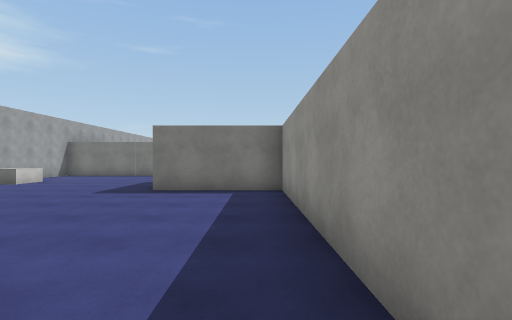
[1] (above)

22 first-person views from a walk through a Unity game level. The camera is 1.4 m above the floor, looks level and sees 85° across. The floor is counted in squares, 2 m on a side. Each view is taken from the middle of a square. On the plan, view 1 faces up. The plan holds only what a view shows up to about 9 squares ahead; the rest is blank. The place goes on beyond the plan. The player is left out. Surface patterns are stand-ins for the level's own textures.

[2]
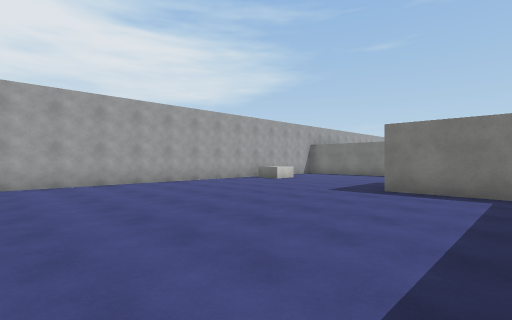

[3]
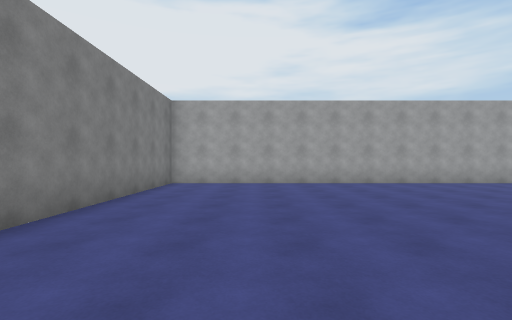

[4]
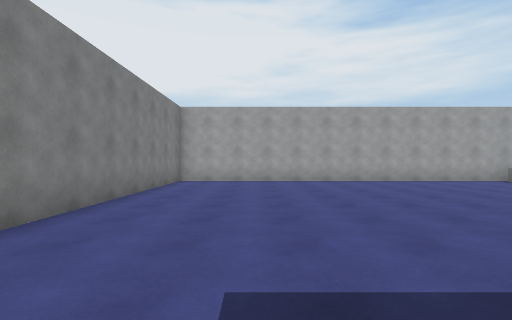

[5]
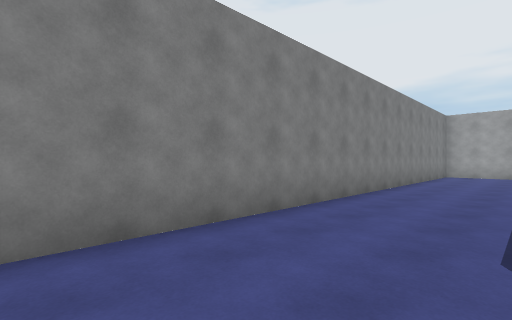

[6]
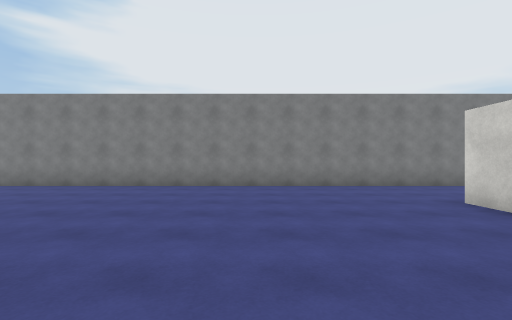

[7]
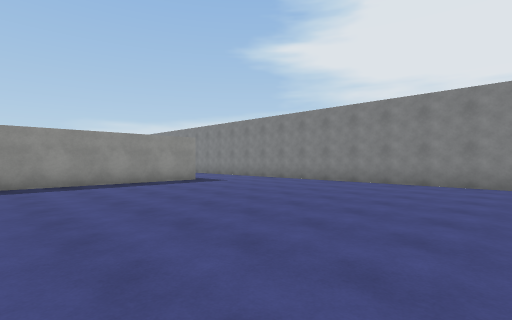

[8]
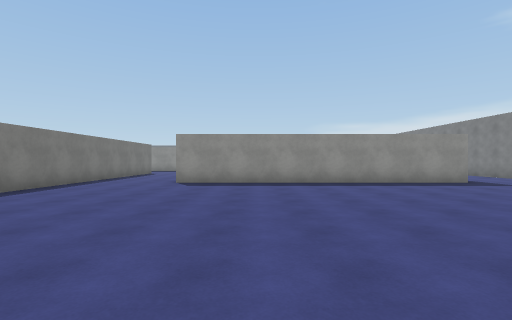

[9]
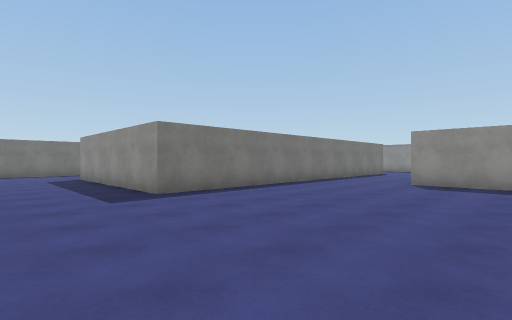

[10]
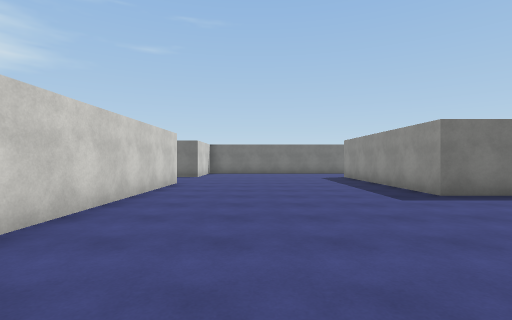

[11]
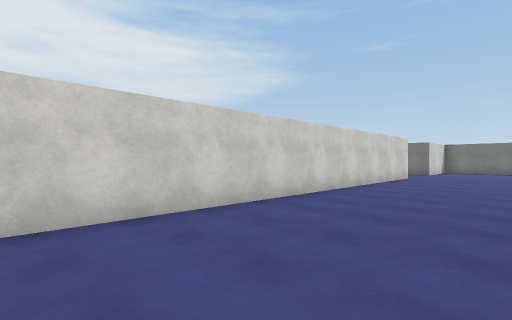

[12]
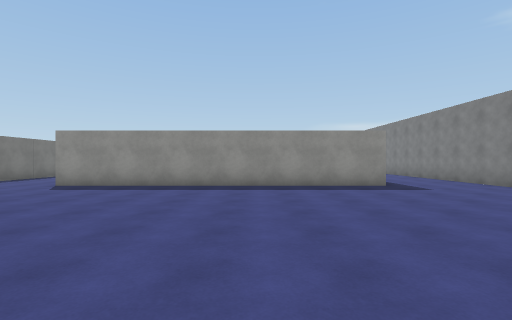

[13]
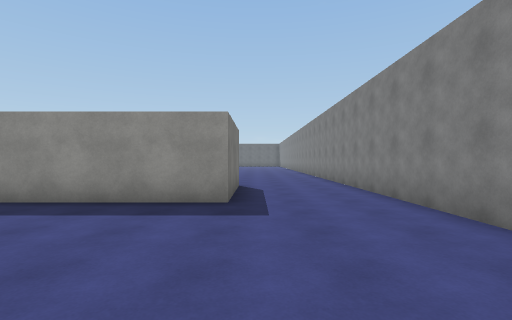

[14]
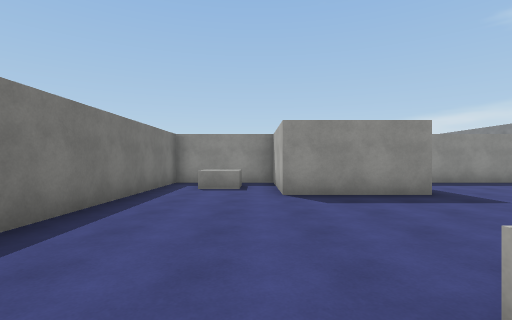

[15]
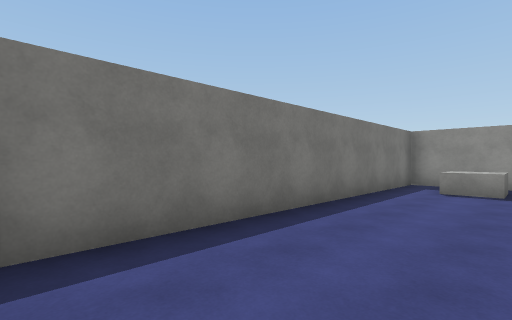

[16]
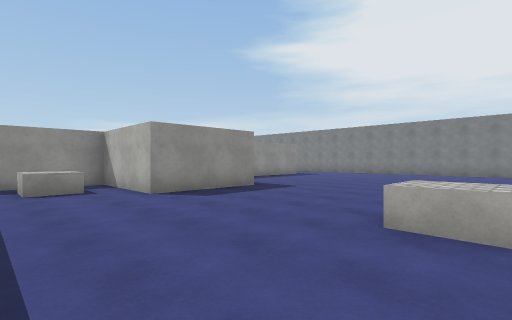

[17]
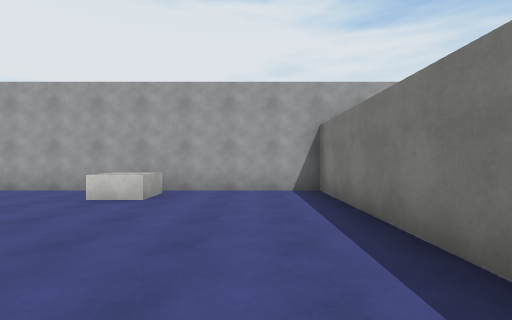

[18]
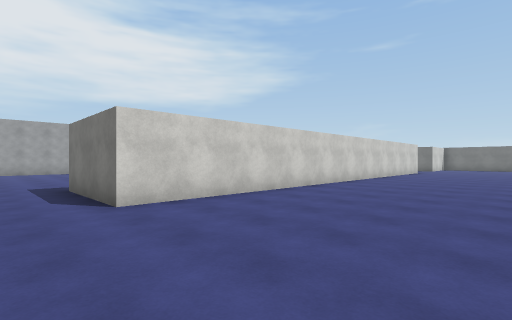

[19]
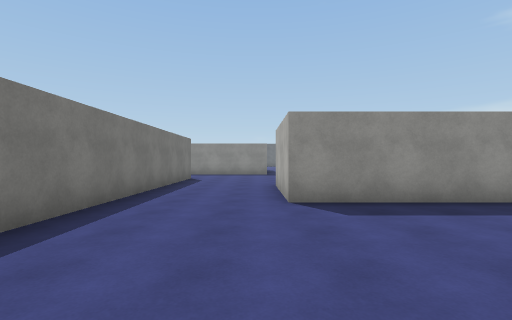

[20]
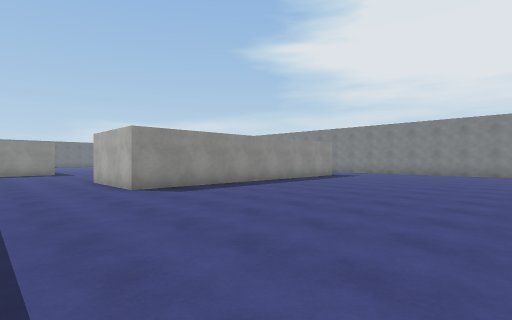

[21]
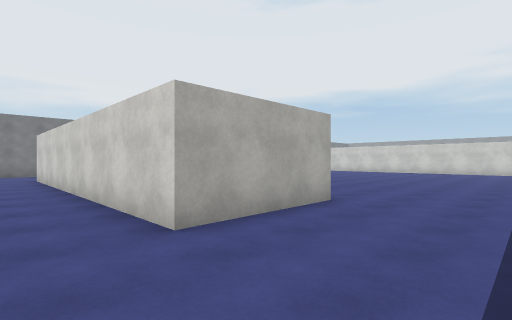

[22]
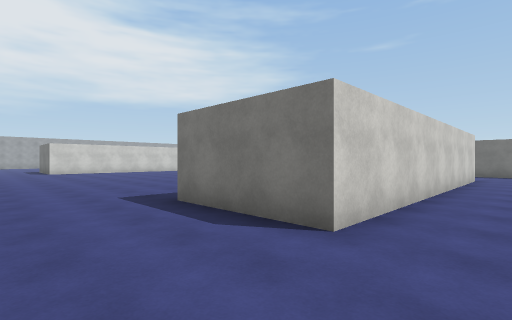

### Floor plan
Points are (right, up) in squares from view 1. A wall is a line through its corners. A room is listed if a view was taken in it or the views show most of it. See-through windows are left out.
Room 1 (views 1, 2, 3, 4, 14, 15, 16, 17)
walls: (3.6, 0.5) (0.6, 0.5) (0.6, 6.5) (-2.4, 6.5) (-2.4, 9.5) (0.6, 9.5) (0.6, 12.5) (-8.4, 12.5) (-8.4, -2.5) (4.6, -2.5)
ways out: opening at (3.7, -1) to room 2
objects: block (-8, 8) to (-7, 9); block (-1, 11)
Room 2 (views 5, 6, 7, 8, 9, 10, 11, 12, 13, 18, 19, 20, 21, 22)
walls: (15.6, 9.5) (18.6, 9.5) (18.6, 0.5) (15.6, 0.5) (15.6, 9.5); (3.6, 15.4) (3.6, 0.5); (20, 12.5) (9.6, 12.5) (9.6, 17.1); (4.6, -2.5) (20, -2.5)
ways out: opening at (3.7, -1) to room 1

Positions as (right, up) in squares from view 1, and headings:
1: (0, 0), facing up
2: (0, 0), facing up-left
3: (0, 0), facing left
4: (1, 0), facing left
5: (5, 0), facing down-left
6: (7, 5), facing down
7: (7, 6), facing down-right
8: (7, 7), facing right
9: (7, 7), facing up-right
10: (6, 7), facing up
11: (7, 4), facing up-left
12: (8, 4), facing right
13: (11, 0), facing right
14: (-8, 10), facing right
15: (-8, 10), facing up-right
16: (-8, 12), facing down-right
17: (-2, 11), facing left
18: (8, -1), facing up-left
19: (11, 10), facing right
20: (9, 12), facing down-right
21: (20, 12), facing down-left
22: (20, -2), facing up-left
